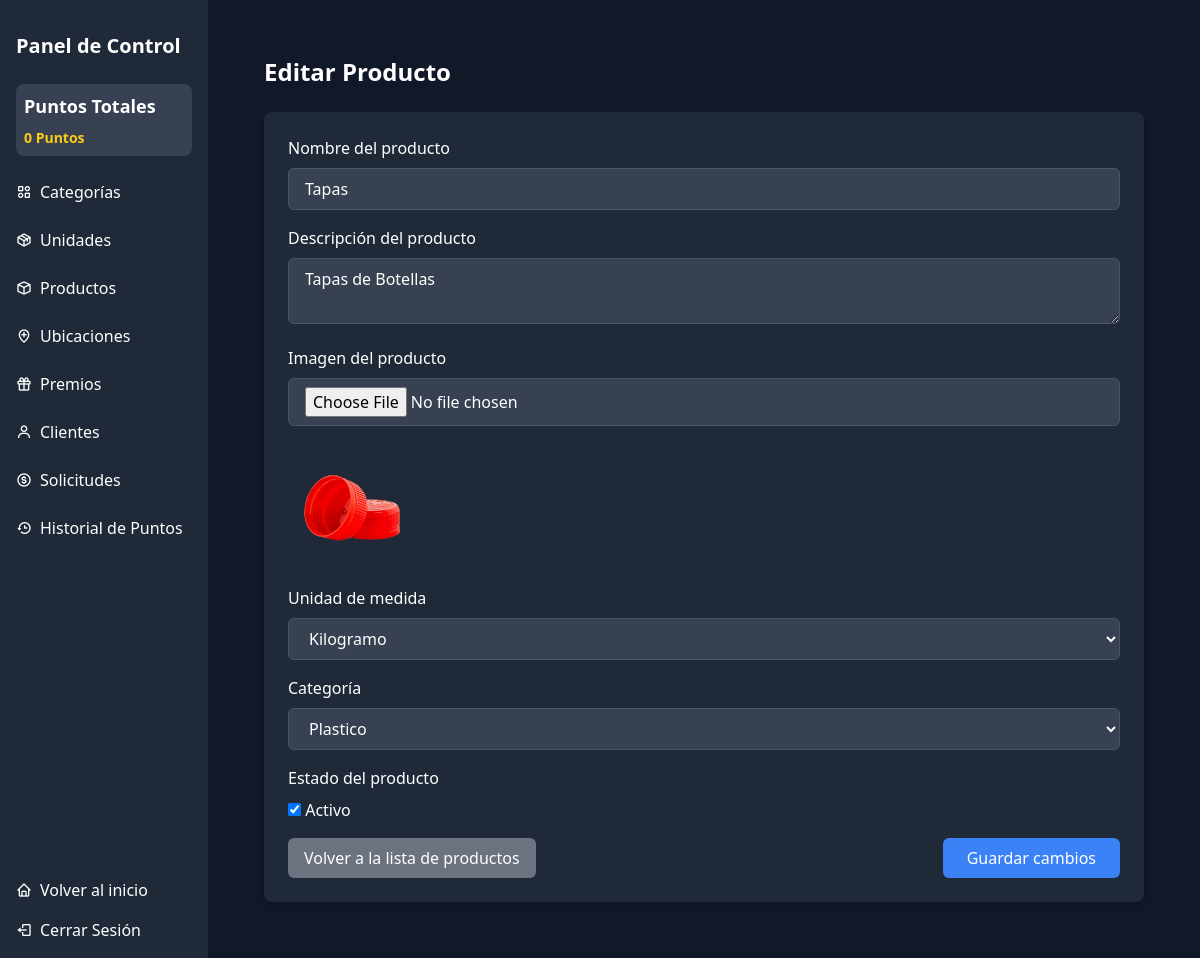
The app's page /dashboard/products/1/edit/ (signed in) with its own data.
### core/dashboard/models.py (models this page shows, shortened)
class Product(models.Model):
    name = models.CharField(max_length=50, unique=True)
    description = models.TextField()
    image = models.ImageField(upload_to='products/', validators=[validate_image_extension])
    created_at = models.DateTimeField(auto_now_add=True)
    updated_at = models.DateTimeField(auto_now=True)
    units = models.ForeignKey(Units, on_delete=models.CASCADE, related_name="products")
    category = models.ForeignKey(Category, on_delete=models.CASCADE, related_name="products")
    is_active = models.BooleanField(default=True)
    created_by = models.ForeignKey(
        settings.AUTH_USER_MODEL,
        on_delete=models.SET_NULL,
        null=True,
        blank=True,
        related_name="created_products"
    )
    updated_by = models.ForeignKey(
        settings.AUTH_USER_MODEL,
        on_delete=models.SET_NULL,
        null=True,
        blank=True,
        related_name="updated_products"
    )
    class Meta:
        verbose_name = 'Producto'
        verbose_name_plural = 'Productos'

### core/dashboard/views/product.py (the view, shortened to what this page needs)
# urls.py: path('products/<int:pk>/edit/', product.ProductUpdateView.as_view(), name='product_update'),
class ProductUpdateView(LoginRequiredMixin, UpdateView):
    model = Product
    template_name = 'core/dashboard/products/product_form.html'
    form_class = ProductForm
    def get_context_data(self, **kwargs):
        context = super().get_context_data(**kwargs)
        context['categories'] = Category.objects.all()
        context['units'] = Units.objects.all()
        return context
    success_url = reverse_lazy('dashboard:product_list')

### core/dashboard/forms/productform.py
class ProductForm(forms.ModelForm):
    description = forms.CharField(
        widget=forms.Textarea(attrs={'rows': 5, 'placeholder': 'Descripción del producto'}),
        label='Descripción del producto'
    )
    class Meta:
        model = Product
        fields = ['name', 'description', 'image', 'units', 'category', 'is_active']
        labels = {
            'name': 'Nombre del producto',
            'image': 'Imagen del producto',
            'units': 'Unidad de medida',
            'category': 'Categoría',
            'is_active': 'Activo',
        }

### core/dashboard/context_processors.py (called while the page is built)
def total_points(request):
    if request.user.is_authenticated:
        total_points = Points.objects.filter(user=request.user).aggregate(total=models.Sum('number'))['total'] or 0
        total_history_points = PointHistory.objects.filter(user=request.user).aggregate(total=models.Sum('points'))['total'] or 0
        total_points = total_history_points
    else:
        total_points = 0
    return {'total_points': total_points}

### templates/core/dashboard/products/product_form.html (shortened to what this page needs)
{% extends 'components/base_dash.html' %}
{% block content %}
    <div class="container mx-auto p-6">
        <h2 class="text-2xl font-bold mb-6">
            {% if form.instance.pk %}
                Editar Producto
            {% else %}
                Crear Nuevo Producto
            {% endif %}
        </h2>
        <form method="post" enctype="multipart/form-data" class="bg-gray-800 p-6 rounded-lg shadow-md">
            <div class="mb-4">
                <label for="id_name" class="block text-white font-medium mb-2">Nombre del producto</label>
                <input type="text" name="name" id="id_name" value="{{ form.name.value|default:'' }}" class="form-input px-4 py-2 w-full rounded-md border border-gray-600 bg-gray-700 text-white placeholder-gray-400 focus:ring-2 focus:ring-blue-500" placeholder="Nombre del producto" required>
            </div>
            <div class="mb-4">
                <label for="id_description" class="block text-white font-medium mb-2">Descripción del producto</label>
                <textarea name="description" id="id_description" class="form-input px-4 py-2 w-full rounded-md border border-gray-600 bg-gray-700 text-white placeholder-gray-400 focus:ring-2 focus:ring-blue-500" placeholder="Descripción del producto" required>{{ form.description.value|default:'' }}</textarea>
            </div>
            <div class="mb-4">
                <label for="id_image" class="block text-white font-medium mb-2">Imagen del producto</label>
                <input type="file" name="image" id="id_image" class="form-input px-4 py-2 w-full rounded-md border border-gray-600 bg-gray-700 text-white placeholder-gray-400 focus:ring-2 focus:ring-blue-500">
                {% if form.instance.pk and form.instance.image %}
                    <div class="mt-4">
                        <img src="{{ form.instance.image.url }}" alt="Imagen actual" class="w-32 h-32 object-cover">
                    </div>
                {% endif %}
            </div>
            <div class="mb-4">
                <label for="id_units" class="block text-white font-medium mb-2">Unidad de medida</label>
                <select name="units" id="id_units" class="form-select px-4 py-2 w-full rounded-md border border-gray-600 bg-gray-700 text-white focus:ring-2 focus:ring-blue-500">
                    {% for unit in units %}
                        <option value="{{ unit.id }}" {% if unit.id == form.units.value %}selected{% endif %}>{{ unit.name }}</option>
                    {% endfor %}
                </select>
            </div>
            <div class="mb-4">
                <label for="id_category" class="block text-white font-medium mb-2">Categoría</label>
                <select name="category" id="id_category" class="form-select px-4 py-2 w-full rounded-md border border-gray-600 bg-gray-700 text-white focus:ring-2 focus:ring-blue-500">
                    {% for category in categories %}
                        <option value="{{ category.id }}" {% if category.id == form.category.value %}selected{% endif %}>{{ category.name }}</option>
                    {% endfor %}
                </select>
            </div>
            <div class="mb-4">
                <label for="id_is_active" class="block text-white font-medium mb-2">Estado del producto</label>
                <input type="checkbox" name="is_active" id="id_is_active" {% if form.is_active.value %}checked{% endif %} class="form-checkbox text-blue-500" />
                <span class="text-white">Activo</span>
            </div>
            <div class="flex items-center justify-between">
                <a href="{% url 'dashboard:product_list' %}" class="bg-gray-500 text-white hover:bg-gray-600 py-2 px-4 rounded-md mr-4">
                    Volver a la lista de productos
                </a>
                <button type="submit" class="bg-blue-500 text-white px-6 py-2 rounded-md hover:bg-blue-600">
                    {% if form.instance.pk %}
                        Guardar cambios
                    {% else %}
                        Crear producto
                    {% endif %}
                </button>
            </div>
        </form>
    </div>
{% endblock %}

### records on screen
Product: name "Tapas", description "Tapas de Botellas", instance.image (picture)

### other values on screen
{{ total_points }} "0"
form field units "Kilogramo"
form field category "Plastico"
